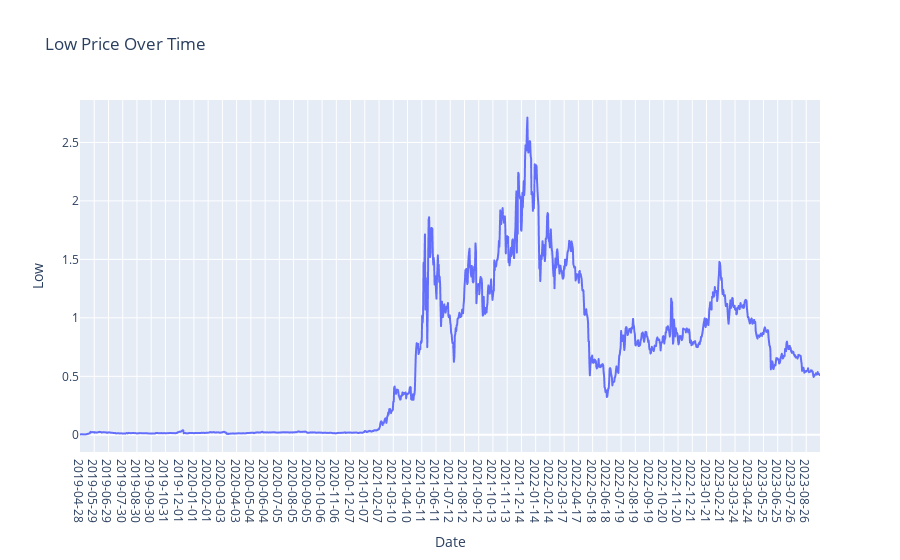

Write notebook code for a chart like this one.
### Markdown cell above
## iii) Graph for Low Column Values

### Code cell
plt.figure(figsize=(14, 6))
fig = px.line(POLYGON.Low,x=POLYGON.Date, y='Low', labels={'x': 'Date', 'y': 'Price'}, title='Low Price Over Time')
fig.update_xaxes(type='category')  # Ensure the x-axis treats the index as categorical (date)
fig.show()

### Figure 1 — Plotly figure (JSON) as saved in the notebook; plotly's stock layout.template omitted (floating-point values rounded to 4 significant figures; data arrays with more than 128 entries replaced by an {"elided": "..."} marker saying what was removed)
{"data": [{"hovertemplate": "Date=%{x}<br>Low=%{y}<extra></extra>", "legendgroup": "", "line": {"color": "#636efa", "dash": "solid"}, "marker": {"symbol": "circle"}, "mode": "lines", "name": "", "showlegend": false, "type": "scattergl", "x": {"elided": "1612 str values"}, "xaxis": "x", "y": {"elided": "1612 float values"}, "yaxis": "y"}], "layout": {"legend": {"tracegroupgap": 0}, "title": {"text": "Low Price Over Time"}, "xaxis": {"anchor": "y", "domain": [0, 1], "title": {"text": "Date"}, "type": "category"}, "yaxis": {"anchor": "x", "domain": [0, 1], "title": {"text": "Low"}}}}
